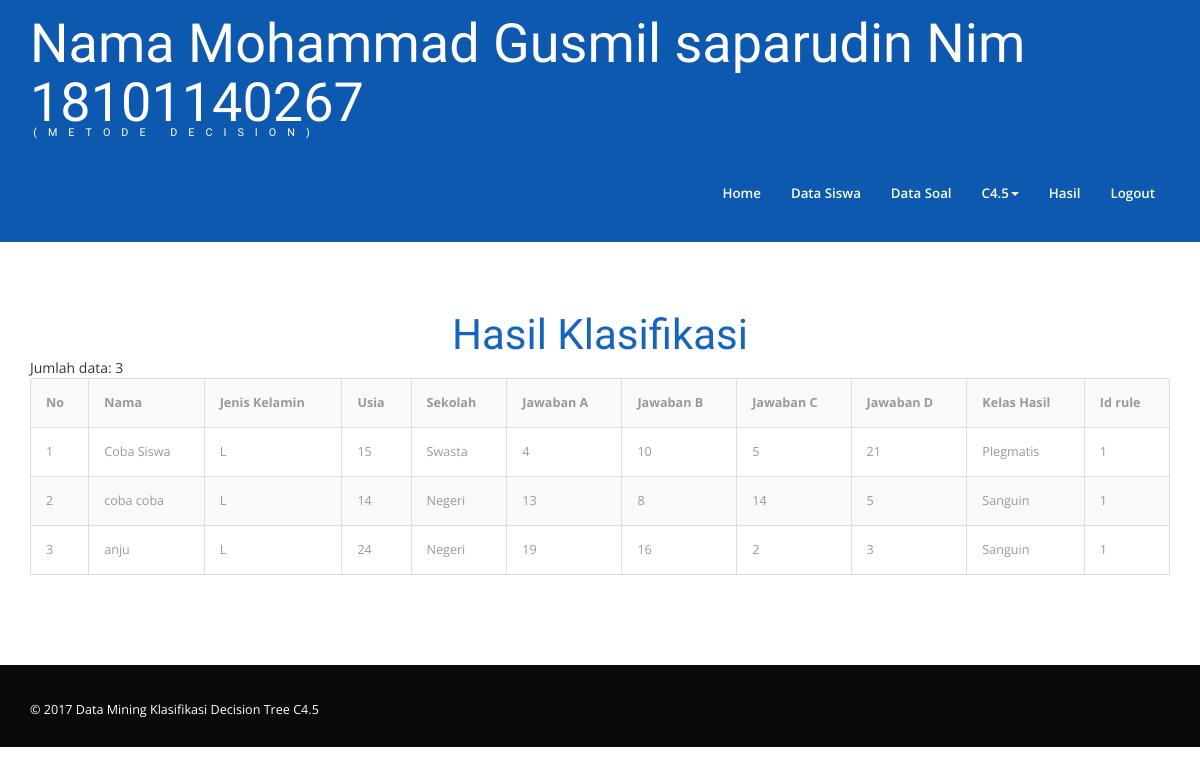
The app's page /index.php?menu=hasil_klasifikasi (signed in) with its own data.
### tables this page shows
CREATE TABLE `data_hasil_klasifikasi` (
  `id` int(11) NOT NULL,
  `id_siswa` int(11) DEFAULT NULL,
  `jenis_kelamin` enum('L','P') DEFAULT NULL,
  `usia` int(11) DEFAULT NULL,
  `sekolah` varchar(100) DEFAULT NULL,
  `jawaban_a` int(11) DEFAULT NULL,
  `jawaban_b` int(11) DEFAULT NULL,
  `jawaban_c` int(11) DEFAULT NULL,
  `jawaban_d` int(11) DEFAULT NULL,
  `kelas_hasil` varchar(100) DEFAULT NULL,
  `id_rule` int(11) DEFAULT NULL
);

CREATE TABLE `data_siswa` (
  `id` int(11) NOT NULL,
  `nama_siswa` varchar(200) DEFAULT NULL,
  `jenis_kelamin` enum('L','P') DEFAULT NULL,
  `usia` int(11) DEFAULT NULL,
  `sekolah` varchar(200) DEFAULT NULL,
  `id_user` int(11) NOT NULL DEFAULT 0
);

### fungsi.php (called while the page is built, shortened)
<?php
function can_access_menu($menu){
    if($_SESSION['kepribadian_c45_level']==1 & $menu!='klasifikasi'){
        return true;
    }
    return false;
}
?>

### database.php (called while the page is built, shortened)
<?php
class database {
    private $servername;
    private $user_db;
    private $password_db;
    private $database;
    private $koneksi;
    function database() {
        return $this->connect_db();
    }
    function load_conf_db() {
        $path = dirname(__FILE__) . '/koneksi.php';
        if (file_exists($path)) {
            $conf = include $path;
            $this->servername = @$conf['host'];
            $this->database = @$conf['dbname'];
            $this->user_db = @$conf['username'];
            $this->password_db = @$conf['password'];
        }
    }
    public function connect_db() {
        $this->koneksi = mysqli_connect($this->servername, $this->user_db, $this->password_db, $this->database);
        return $this->koneksi;
    }
    function db_query($sql) {
        $conn = $this->koneksi;
        return mysqli_query($conn, $sql);
    }
    function db_fetch_array($result) {
        return mysqli_fetch_array($result);
    }
    function db_num_rows($result) {
        return mysqli_num_rows($result);
    }
}
?>

### koneksi.php (called while the page is built)
<?php
return array(
    'host' => "localhost",
    'username' => "root",
    'password' => "",
    'dbname' => "tugas_decision",
);
?>

### hasil_klasifikasi.php (the view, shortened to what this page needs)
<?php
include_once "database.php";
include_once "fungsi.php";
?>
<div class="content">
    <div class="typo-w3">
        <div class="container">
            <h2 class="tittle">Hasil Klasifikasi</h2>
            <?php
            $db_object = new database();
                ?>
                <?php
            $sql = "SELECT siswa.`nama_siswa`, hasil.*
            FROM data_hasil_klasifikasi hasil,
            data_siswa siswa
            WHERE siswa.`id` = hasil.`id_siswa`";
            $query = $db_object->db_query($sql);
            $jumlah = $db_object->db_num_rows($query);
            ?>
            <div class="row">
                <div class="col-md-12">
                    <?php
                    echo "Jumlah data: " . $jumlah . "<br>";
                    if ($jumlah == 0) {
                        echo "Data kosong...";
                    } else {
                        ?>
                        <table class='table table-bordered table-striped  table-hover'>
                            <tr>
                                <th>No</th>
                                <th>Nama</th>
                                <th>Jenis Kelamin</th>
                                <th>Usia</th>
                                <th>Sekolah</th>
                                <th>Jawaban A</th>
                                <th>Jawaban B</th>
                                <th>Jawaban C</th>
                                <th>Jawaban D</th>
                                <th>Kelas Hasil</th>
                                <th>Id rule</th>
                            </tr>
                            <?php
                            $no = 1;
                            while ($row = $db_object->db_fetch_array($query)) {
                                echo "<tr>";
                                echo "<td>" . $no . "</td>";
                                echo "<td>" . $row['nama_siswa'] . "</td>";
                                echo "<td>" . $row['jenis_kelamin'] . "</td>";
                                echo "<td>" . $row['usia'] . "</td>";
                                echo "<td>" . $row['sekolah'] . "</td>";
                                echo "<td>" . $row['jawaban_a'] . "</td>";
                                echo "<td>" . $row['jawaban_b'] . "</td>";
                                echo "<td>" . $row['jawaban_c'] . "</td>";
                                echo "<td>" . $row['jawaban_d'] . "</td>";
                                echo "<td>" . $row['kelas_hasil'] . "</td>";
                                echo "<td>" . $row['id_rule'] . "</td>";
                                echo "</tr>";
                                $no++;
                            }
                            ?>
                        </table>
                            <?php
                        }
                        ?>
                </div>
            </div>
        </div>
    </div>
</div>

### index.php (shortened to what this page needs)
<?php
$menu = '';
if (isset($_GET['menu'])) {
    $menu = $_GET['menu'];
}
include_once 'fungsi.php';
?>
<!DOCTYPE HTML>
<html>
    <head>
        <link href="css/bootstrap.css" rel="stylesheet" type="text/css" media="all"/>
        <link href="css/style.css" rel="stylesheet" type="text/css" media="all" />
        <link href="css/font-awesome.css" rel="stylesheet">
    </head>
    <body>
        <?php
        include "header.php";
        ?>
        <?php
        $menu = '';
        if (isset($_GET['menu'])) {
            $menu = $_GET['menu'];
        }
        if ($menu != '') {
            if (file_exists($menu . ".php")) {
                if (can_access_menu($menu)) {
                    include $menu . '.php';
                }
                else {
                    include "forbidden.php";
                }
            }
            else {
                include "not_found.php";
            }
        }
        else {
            include "halaman_utama.php";
        }
        ?>
        <?php
        include "footer.php";
        ?>
    </body>
</html>

### header.php (shortened to what this page needs)
<div class="header">
    <div class="heder-bottom">
        <div class="container">
            <div class="logo-nav">
                <div class="logo-nav-left">
                    <h1><a href="index.php">Nama Mohammad Gusmil saparudin Nim 18101140267
                            <span>(Metode Decision)</span></a></h1>
                </div>
                <div class="logo-nav-left1 header-right2">
                    <nav class="navbar navbar-default">
                        <div class="collapse navbar-collapse" id="bs-megadropdown-tabs">
                            <ul class="nav navbar-nav">
                                <li class="active"><a href="index.php" class="act">Home</a></li>
                                <?php
                                if (empty($_SESSION['kepribadian_c45_id'])) {
                                ?>
                                    <li><a href="login.php">Login</a></li>
                                <?php
                                }
                                else{
                                    if(($_SESSION['kepribadian_c45_level'])==2){
                                    ?>
                                    <li class="active"><a href="index.php?menu=klasifikasi" class="act">Klasifikasi</a></li>
                                    <?php
                                    }
                                    else{
                                    ?>
                                        <li class="active"><a href="index.php?menu=data_siswa" class="act">Data siswa</a></li>
                                        <li class="active"><a href="index.php?menu=data_soal" class="act">Data Soal</a></li>
                                        <li class="dropdown">
                                            <a href="#" class="dropdown-toggle" data-toggle="dropdown">C4.5<b class="caret"></b></a>
                                        </li>
                                        <li class="active"><a href="index.php?menu=hasil_klasifikasi" class="act">Hasil</a></li>
                                    <?php
                                    }
                                    ?>
                                    <li><a href="logout.php">Logout</a></li>
                                <?php
                                }
                                ?>
                            </ul>
                        </div>
                    </nav>
                </div>
                <div class="clearfix"> </div>
            </div>
        </div>
    </div>
</div>

### footer.php
<div class="copy-section">
    <div class="container">
        <div class="copy-left">
            <p>&copy; 2017 Data Mining Klasifikasi Decision Tree C4.5</p>
        </div>
        <div class="clearfix"></div>
    </div>
</div>

### css/style.css (style rules this page uses)
body a { transition:0.5s all; -webkit-transition:0.5s all; -moz-transition:0.5s all; -o-transition:0.5s all; -ms-transition:0.5s all; }
h1,h2,h3,h4,h5,h6 { padding:0 0; margin:0 0; font-family: 'Cagliostro', sans-serif; }
p { padding:0 0; margin:0 0; }
ul { padding:0 0; margin:0 0; }
body { padding:0 0; margin:0 0; font-family: 'Open Sans', sans-serif; }
.heder-bottom { padding: 1em 0; background: #0d59af; }
.logo-nav-left { float:left; }
.logo-nav-left h1 a { font-size:1.5em; color:#fff; text-decoration:none; }
.logo-nav-left h1 a span { display: block; font-size: .2em; line-height: 0; text-transform: uppercase; letter-spacing: 11px; color: #fff; padding-left: .3em; }
.logo-nav-left1 { float: left; margin-left: 2em; }
.logo-nav-left1 ul li a { font-size:.95em; color: #fff; text-decoration: none; font-family: 'Open Sans', sans-serif; text-transform: capitalize; font-weight: 600; }
.navbar-default .navbar-nav > li > a { color: #fff; }
.logo-nav-left1 ul li.active a.act { color:#fff !important; }
.navbar-default .navbar-nav > .active > a, .navbar-default .navbar-nav > .active > a:hover, .navbar-default .navbar-nav > .active > a:focus { background-color: transparent; }
.navbar-default .navbar-collapse, .navbar-default .navbar-form { border: none; margin-top: 1em; }
.navbar { position: relative; min-height: 50px; margin-bottom: 10px; border: 1px solid transparent; }
.navbar-default { background: none; border: none; }
.navbar-collapse { padding: 0; }
.header-right2 { float:right; margin-top: 1.5em; }
h2.tittle { text-align: center; font-size: 3em; color: #1565C0; }
.copy-section { padding:2em 0; text-align:center; background: #0A0A0A; }
.copy-section p { font-size: 0.9em; color: #fff; font-weight: 400; }
.copy-left { float: left; margin-top: 0.6em; }
.typo-w3 { padding: 5em 0; }
.table > thead > tr > th, .table > tbody > tr > th, .table > tfoot > tr > th, .table > thead > tr > td, .table > tbody > tr > td, .table > tfoot > tr > td { border-top: none !important; }
.table td, .table>tbody>tr>td, .table>tbody>tr>th, .table>tfoot>tr>td, .table>tfoot>tr>th, .table>thead>tr>td, .table>thead>tr>th { padding: 15px!important; }
.table > thead > tr > th, .table > tbody > tr > th, .table > tfoot > tr > th, .table > thead > tr > td, .table > tbody > tr > td, .table > tfoot > tr > td { font-size: 0.9em; color: #999; border-top: none !important; }

### records on screen
data_hasil_klasifikasi: data_siswa.nama_siswa "Coba Siswa", jenis_kelamin "L", usia "15", sekolah "Swasta", jawaban_a "4", jawaban_b "10", jawaban_c "5", jawaban_d "21", kelas_hasil "Plegmatis", id_rule "1"
data_hasil_klasifikasi: data_siswa.nama_siswa "coba coba", jenis_kelamin "L", usia "14", sekolah "Negeri", jawaban_a "13", jawaban_b "8", jawaban_c "14", jawaban_d "5", kelas_hasil "Sanguin", id_rule "1"
data_hasil_klasifikasi: data_siswa.nama_siswa "anju", jenis_kelamin "L", usia "24", sekolah "Negeri", jawaban_a "19", jawaban_b "16", jawaban_c "2", jawaban_d "3", kelas_hasil "Sanguin", id_rule "1"

### other values on screen
$jumlah "3"
